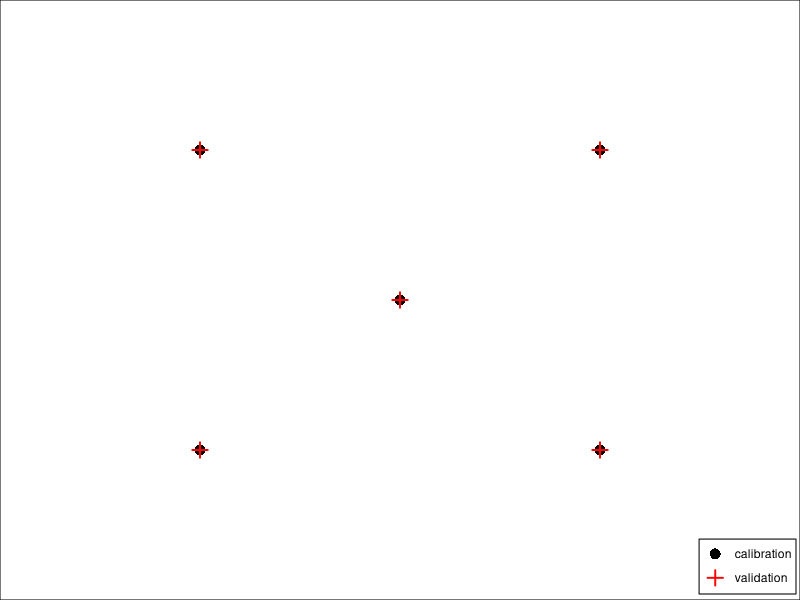

Generate this figure with R:
## ---- chunk 1
library(ggplot2)
library(dplyr)
## ---- chunk 2
# calib: [25,25],[25,75],[50,50],[75,25],[75,75]
calibration_points <- matrix(c(
  c(25,25),
  c(25,75),
  c(50,50),
  c(75,25),
  c(75,75)
), ncol=2, byrow=T)
# valid: 
#     [,1] [,2]
# [1,]   25   25
# [2,]   25   75
# [3,]   50   50
# [4,]   75   25
# [5,]   75   75
validation_points <- matrix(c(
  c(25,25),
  c(25,75),
  c(50,50),
  c(75,25),
  c(75,75)
), ncol=2, byrow=T)

colnames(calibration_points) <- c("x","y")
colnames(validation_points) <- c("x","y")

df <- as_tibble(calibration_points) %>% bind_rows(as_tibble(validation_points))
df$point <- c(rep("calibration", nrow(calibration_points)), rep("validation", nrow(validation_points)))
## ---- chunk 3
ggplot(df, aes(x=x, y=y, shape=point, color=point))+
  geom_point(size=3, stroke=1)+
  scale_shape_manual(values=c(16,3))+
  scale_color_manual(values=c("black", "red"))+
  coord_cartesian(xlim=c(0,100), ylim=c(100,0), expand=FALSE)+
  theme_void()+
  labs(color=NULL, shape=NULL)+
  theme(panel.border = element_rect(color="black", fill=NA),
        legend.position = c(0.995,0.01),
        legend.justification = c(1,0),
        legend.background = element_rect(color="black", fill=NA),
        legend.margin = margin(2,3,3,3))
